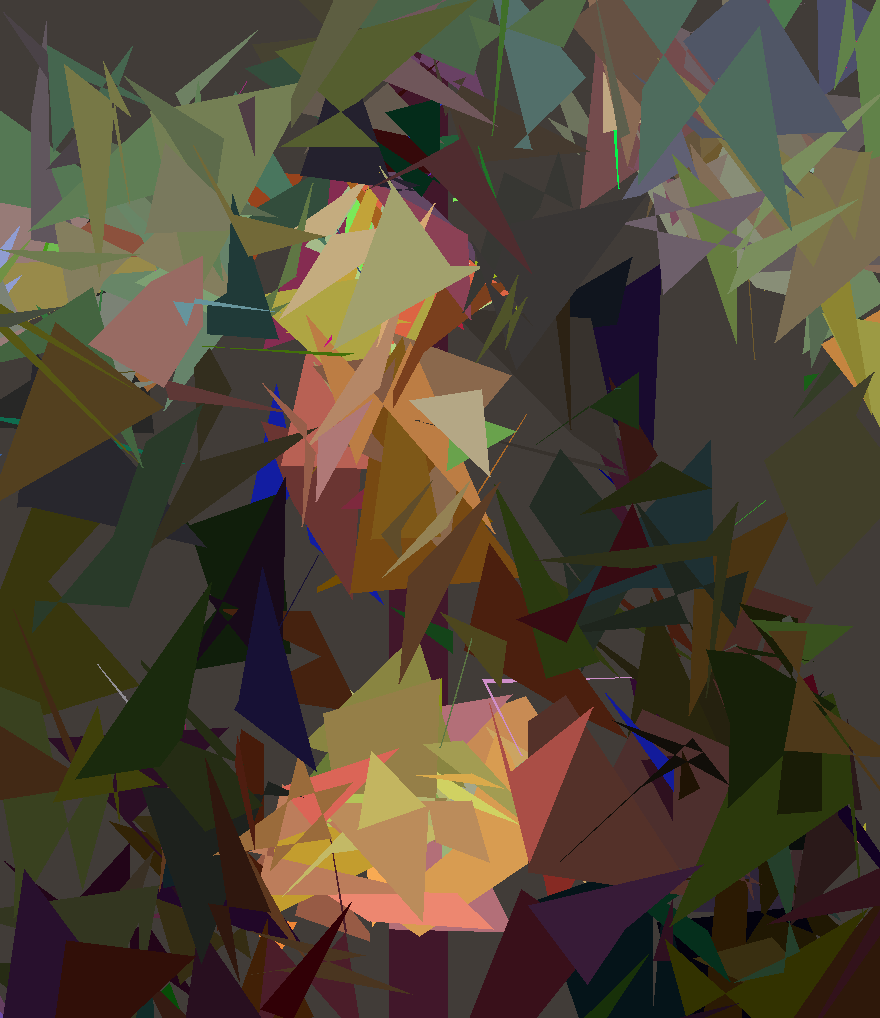
#> input picture img/mona-lisa/generation485.png, 880 x 1018 px
$ python monaV2.py img/mona-lisa/generation485.png 5 5 img/mona-lisa/mona-lisa-1220.png
#> lines starting #> are read from the running program, lines starting #| are printed output that depends on the picture; pictures that were not available may be replaced by others from this repository, and a replacement may not be noted
### src/subject.py
import random
from PIL import Image, ImageDraw
import numpy as np
from skimage.color import deltaE_cie76

def getRandomColor() -> None:
    return (random.randint(0, 255), random.randint(0, 255), random.randint(0, 255))

class subject():
    def __init__(self, size:tuple[int, int], type:str, image:Image=None) -> None:
        self.type = type
        self.image = image if image != None else Image.new(type, size, getRandomColor())
        self.draw = ImageDraw.Draw(self.image)
        self.imgArray = [] if image == None else np.array(self.image)
        self.size = size
        self.fitness = -1

    def getImage(self) -> Image:
        return self.image

    def drawPolygon(self, nbPolygon:int=-1, subdivise:int=8) -> None:
        if nbPolygon == -1:
            nbPolygon = random.randint(3, 6)
        region = (int(self.size[0] / subdivise), int(self.size[1] / subdivise))
        for _ in range(nbPolygon):
            nbPoints = random.randint(3, 6)
            pos = (random.randint(0, self.size[0]), random.randint(0, self.size[1]))
            point = []
            for _ in range(nbPoints):
                point.append((random.randint(pos[0] - region[0], pos[0] + region[0]),
                           random.randint(pos[1] - region[1], pos[1] + region[1])))
            self.draw.polygon(point, fill=getRandomColor())
            self.imgArray = np.array(self.image)

    def getFitness(self, targetImage=None) -> float:
        if (self.fitness == -1):
            self.fitness = np.mean(deltaE_cie76(self.imgArray, targetImage))
        return self.fitness

### monaV2.py
from PIL import Image
import random
import numpy as np
import sys
from src.subject import subject
import os
import re

class generation:
    def __init__(self, image):
#> called with image = 'img/mona-lisa/generation485.png'
        self.image = Image.open(image)
#> self.image is the input picture: PIL image 880x1018 RGBA; mean R, G, B, A 80.9, 70.4, 53.1, 255
        self.size = self.image.size
#> self.size = (880, 1018)
        self.imgArray = np.array(self.image)
        self.nbSubject = 0
        self.population = []
        self.stuck = 1
        self.lastFitness = 0

    def create_population(self, nbSubject:int, load:Image=None) -> None:
#> called with nbSubject = 5, load = 'img/mona-lisa/mona-lisa-1220.png'
        self.nbSubject = nbSubject
        if load != None:
            for _ in range(nbSubject -1):
                img = Image.open(load)
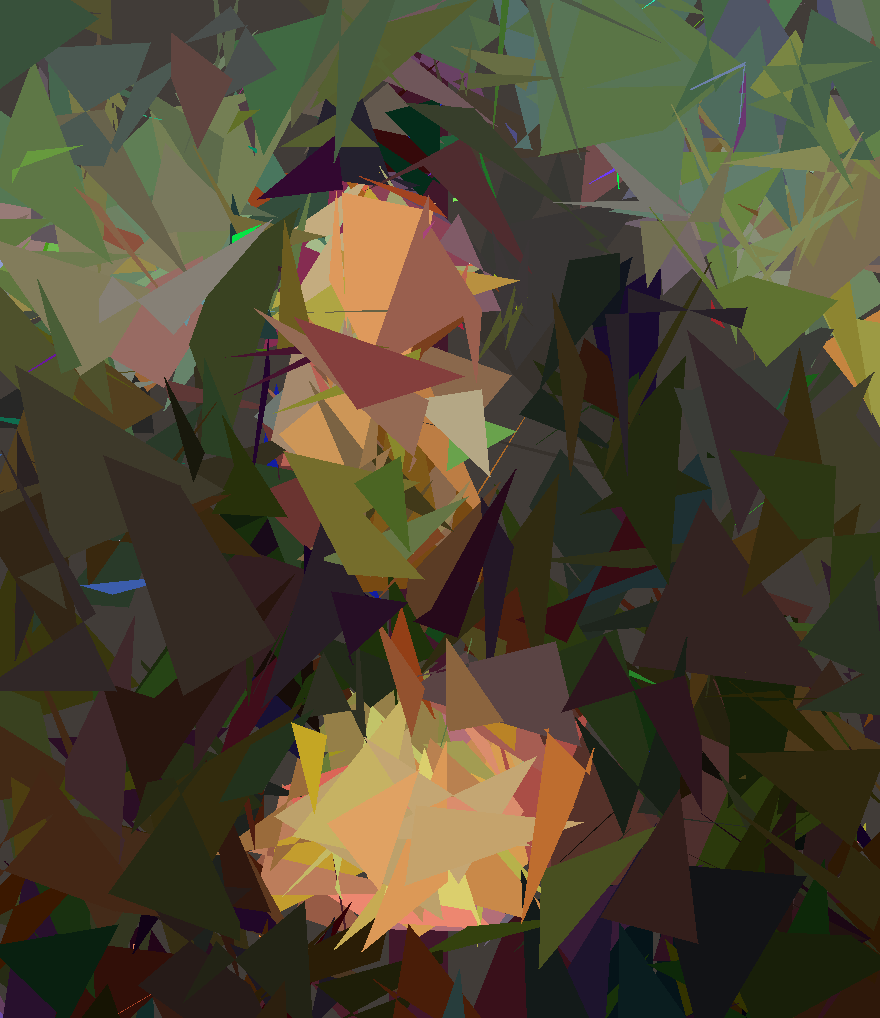
#> input picture img/mona-lisa/mona-lisa-1220.png, 880 x 1018 px
#> img is the input picture: PIL image 880x1018 RGBA; mean R, G, B, A 78.8, 70.8, 49.5, 255
                self.population.append(subject(self.size, self.image.mode, img))
            for x in self.population:
                x.drawPolygon(1, subdivise=1)
            # ADD Parent without mutation
            img = Image.open(load)
            self.population.append(subject(self.size, self.image.mode, img))
        else:
            for _ in range(nbSubject):
                self.population.append(subject(self.size, self.image.mode))
            for x in self.population:
                x.drawPolygon()
        print("Population create with", nbSubject, "subject.")

    def fitness(self) -> list[subject]:
        return sorted(self.population, key=lambda x: x.getFitness(self.imgArray))

    def crossover(self, parent:subject) -> None:
        res = [parent]
        for s in self.population:
            if s != parent:
                crossover = random.randint(0, self.size[0])
                # Children 1
                image = Image.new(self.image.mode, self.size, (0, 0, 0))
                image.paste(parent.getImage().crop((0, 0, crossover, self.size[1])), (0, 0))
                image.paste(s.getImage().crop((crossover, 0, self.size[0], self.size[1])), (crossover, 0))
                res.append(subject(self.size, self.image.mode, image))
                # Children 2
                image = Image.new(self.image.mode, self.size, (0, 0, 0))
                image.paste(s.getImage().crop((0, 0, crossover, self.size[1])), (0, 0))
                image.paste(parent.getImage().crop((crossover, 0, self.size[0], self.size[1])), (crossover, 0))
                res.append(subject(self.size, self.image.mode, image))

        self.population = res

    def mutation(self) -> None:
        isParent = True
        for subject in self.population:
            if isParent:
                isParent = False
            else:
                subject.drawPolygon(1, subdivise=self.stuck)

    def save(self, parent:subject, x:int, nbGeneration:int) -> None:
        if (x + 1 == nbGeneration):
            parent.getImage().save("res.png")
            exit(0)
        elif (x % 5 == 0):
            parent.getImage().save(f'step/generation{x:05d}.png')

    def equilibrate(self, fitness:float) -> None:
        print("Fitness:", fitness, end="\t")
        if self.lastFitness == fitness and self.stuck < 200:
            self.stuck += 1
        else:
            self.lastFitness = fitness
            self.stuck -= 1
            if (self.stuck < 1):
                self.stuck = 1
        print("Stuck:", self.stuck)

    def main(self, nbGeneration:int, start=0) -> None:
#> called with nbGeneration = 5, start = 485
        print("Starting Generation")
        nbGeneration += start
        for x in range(start, nbGeneration):
            print("Generation: " + str(x + 1) + '/' + str(nbGeneration), end="\t")
            sortedPopulation = self.fitness()
            self.equilibrate(sortedPopulation[0].getFitness())
            self.save(sortedPopulation[0], x, nbGeneration)
            self.population = sortedPopulation[:self.nbSubject]
            self.crossover(sortedPopulation[0])
            self.mutation()
#> this loop made 5 passes
#> pass 1, in __init__ (call 9), `self.image = image if image != None else Image.new(type, size, getRand..`:
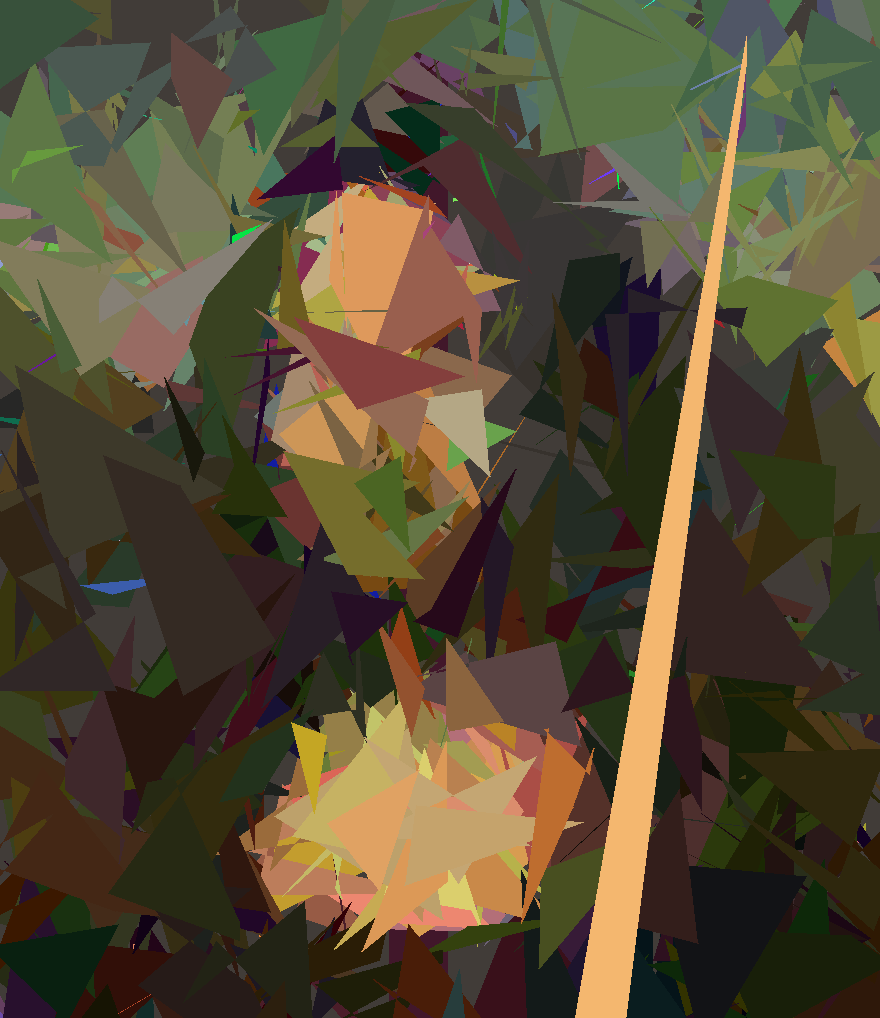
#> self.image: PIL image 880x1018 RGBA; mean R, G, B, A 84.7, 74.9, 51.7, 255
#> pass 1, in __init__ (call 10), `self.image = image if image != None else Image.new(type, size, getRand..`:
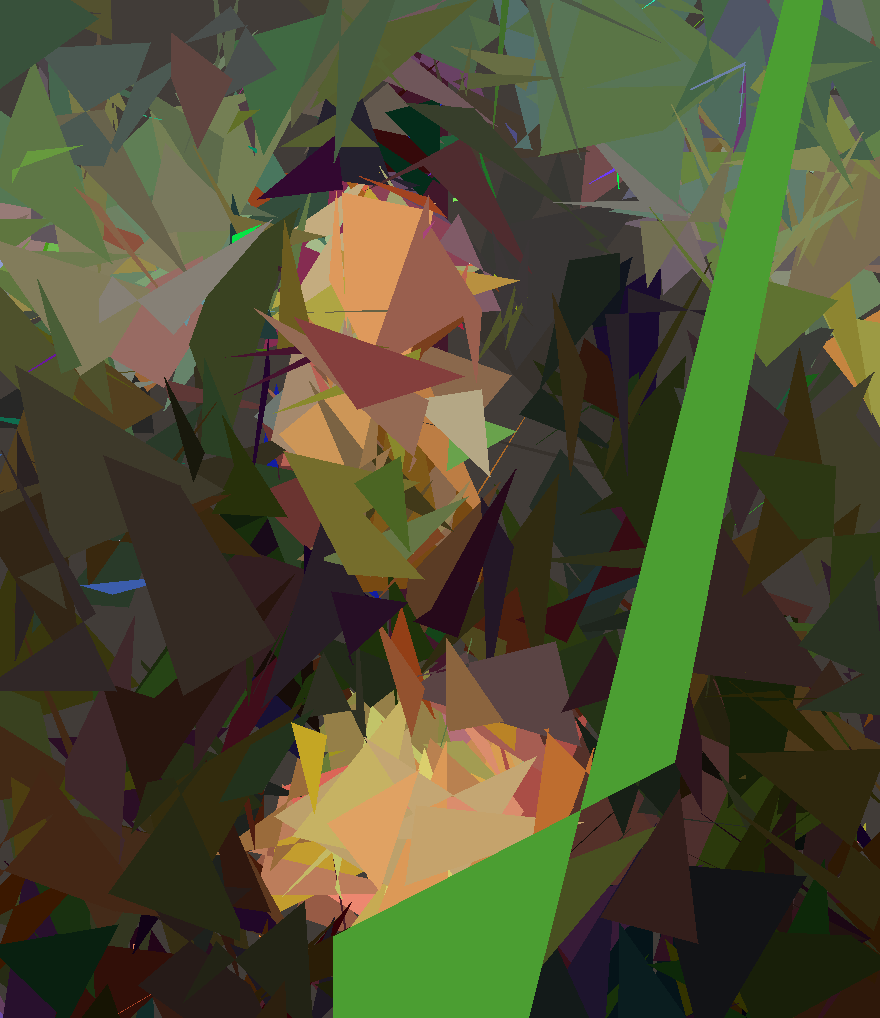
#> self.image: PIL image 880x1018 RGBA; mean R, G, B, A 78.5, 78.7, 49.8, 255


def get_previous_number():
    files = os.listdir('step')

    def extract_number(f):
        s = re.findall(r'\d+', f)
        return (int(s[0]) if s else 0, f)

    last = max(files,key=extract_number)
    print(f'Last: {last}')
    return extract_number(last)[0]

args = sys.argv

if len(args) == 4:
    gen = generation(args[1])
    gen.create_population(int(args[2]))
    gen.main(int(args[3]))
elif len(args) == 5:
    gen = generation(args[1])
    gen.create_population(int(args[2]), args[4])
    gen.main(int(args[3]), start=get_previous_number())
#> (the program exits here)
